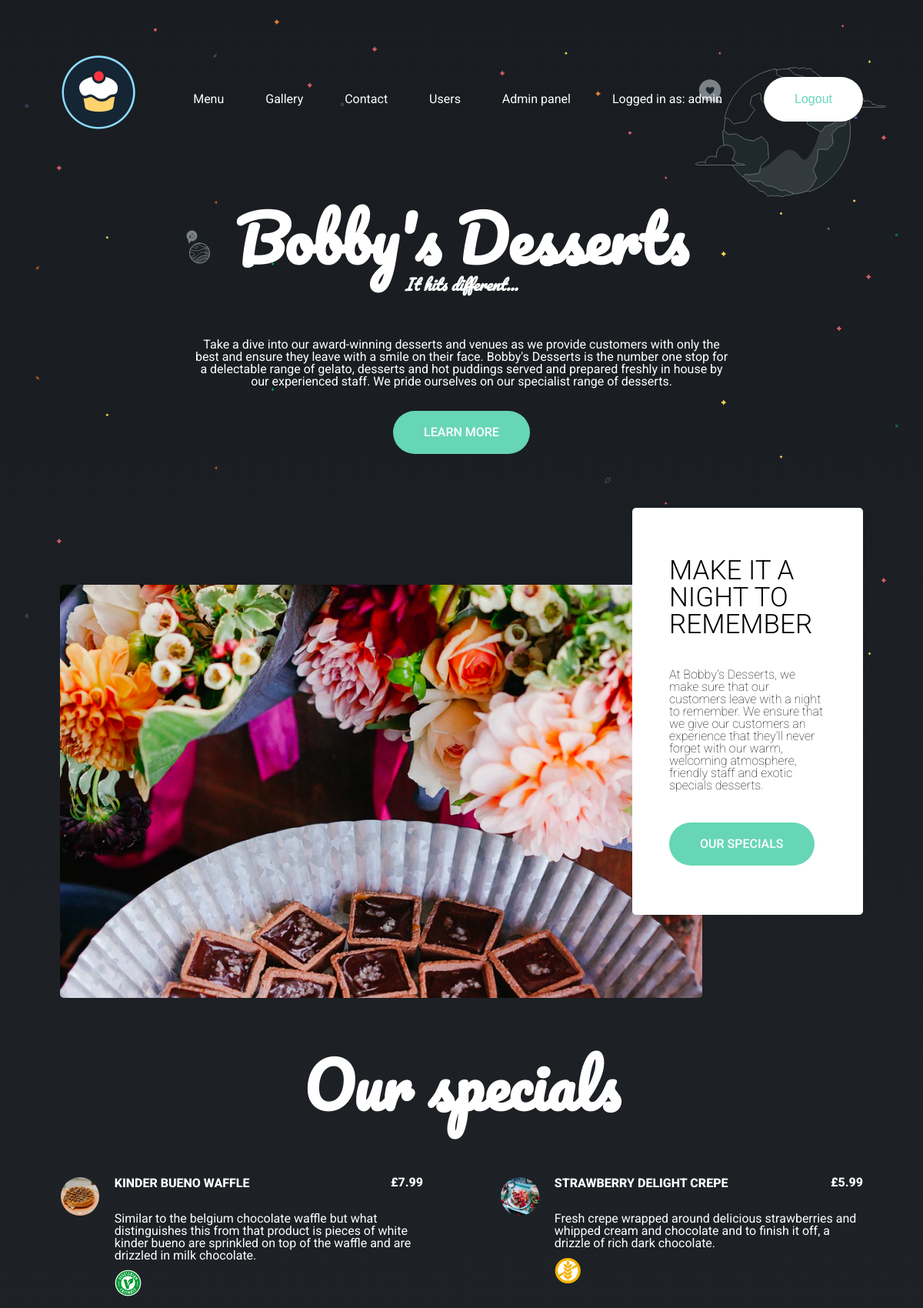
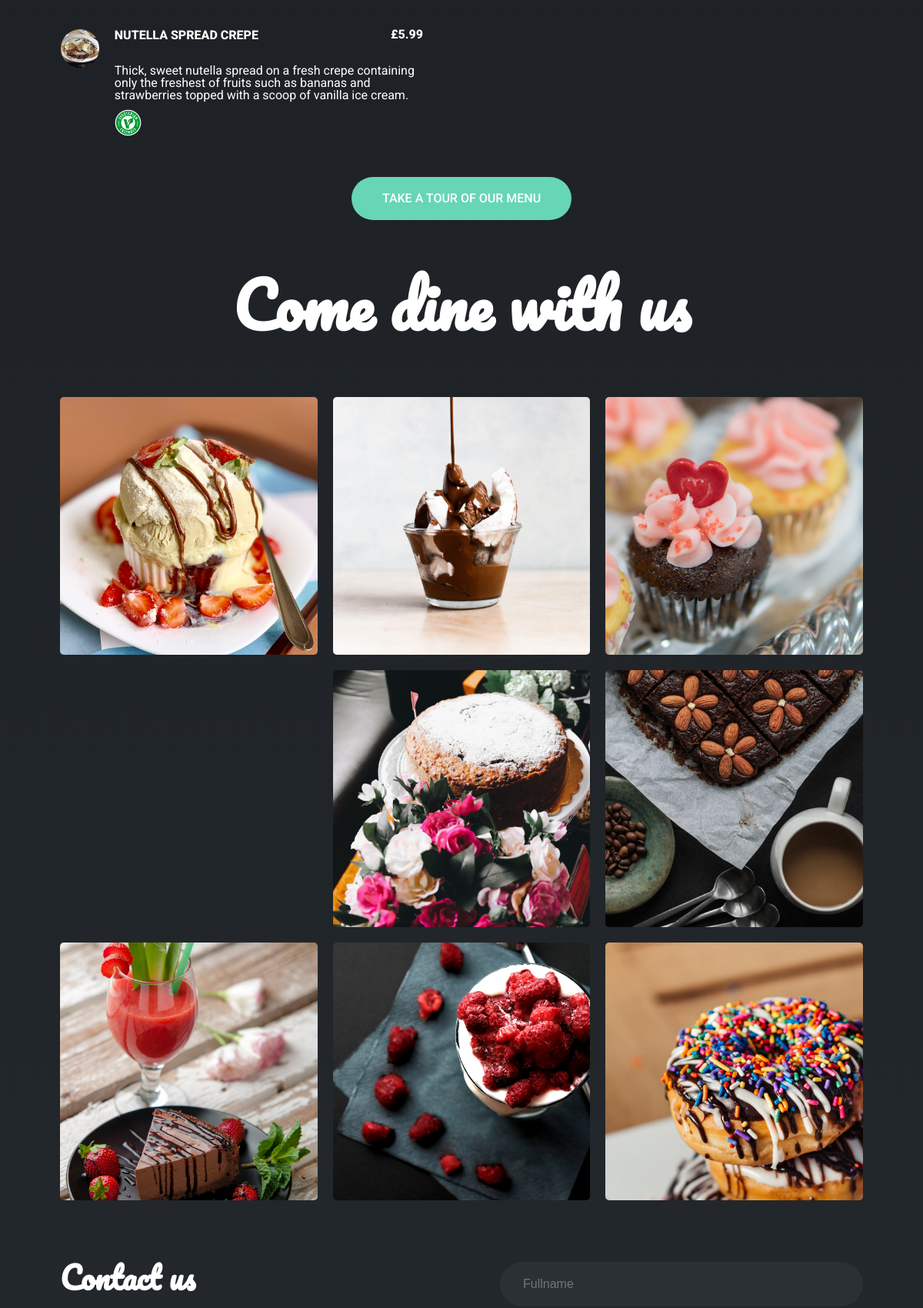
/ (signed in, upper part), run on the app's committed database (2 pictures, top to bottom).
### tables this page shows
CREATE TABLE `products` (
  `product_id` int(11) NOT NULL,
  `product_name` tinytext NOT NULL,
  `product_price` double NOT NULL,
  `product_description` longtext NOT NULL,
  `special` int(1) NOT NULL DEFAULT '0',
  `vegetarian` int(1) NOT NULL DEFAULT '0',
  `gluten_free` int(1) NOT NULL DEFAULT '0',
  `image_directory` longtext NOT NULL
);

### index.php (the view, shortened to what this page needs)
<?php require 'includes/dbh.inc.php'; ?>
<!DOCTYPE html>
<html lang="en">
<head>
    <link rel="stylesheet" href="assets/css/main.css">
</head>
<body>
    <header>
        <div class="container">
            <?php require "header.php"?>
            <div class="hero">
                <h1 class="title">Bobby's Desserts</h1>
                <h1 class="slogan">It hits different...</h1>
                <p>Take a dive into our award-winning desserts and venues as we provide customers with only the best and ensure they leave with a smile on their face. Bobby's Desserts is the number one stop for a delectable range of gelato, desserts and hot puddings served and prepared freshly in house by our experienced staff. We pride ourselves on our specialist range of desserts.</p>
            </div>
            <a href="#about" class="learn-more btn">LEARN MORE</a>
        </div>
    </header>
    <section id="about">
        <div class="container">
            <img src="assets/img/about.png" alt="">
            <div class="about-box">
                <h2>MAKE IT A NIGHT TO REMEMBER</h2>
                <p>At Bobby's Desserts, we make sure that our customers leave with a night to remember. We ensure that we give our customers an experience that they'll never forget with our warm, welcoming atmosphere, friendly staff and exotic specials desserts.</p>
                <a href="#specials" class="specials btn">OUR SPECIALS</a>
            </div>
        </div>
    </section>
    <section id="specials">
        <div class="container">
            <h1>Our specials</h1>
            <div class="product-grid grid">
                <?php
                    $sql = "SELECT * FROM products";
                    $records = mysqli_query($conn, $sql);
                ?>
                <?php
                    while ($row = mysqli_fetch_array($records)) {
                        if ($row['special'] == 1) {
                            echo "<div class='product-item'>
                                <div class='product-name hidden'>".$row['product_name']."</div>
                                <div class='product-info'>
                                <div class='product-name'>".$row['product_name']."</div>
                                <div class='product-image'><img src='".$row['image_directory']."' alt=''></div>
                                <div class='product-price'>£".$row['product_price']."</div>
                                <p>".$row['product_description']."</p>"?>
                            <?php
                                if ($row['vegetarian'] == 1) {
                                echo "<img src='assets/img/vegetarian.png' alt='' class='allergy-image'></img>";
                                }
                                if ($row['gluten_free'] == 1) {
                                echo "<img src='assets/img/gluten_free.png' alt='' class='allergy-image'></img>";
                                }?>
                            <?php echo"</div>
                            </div>";
                        }
                    }
                ?>
            </div>
            <a href="menu.php" class="menu-tour btn">TAKE A TOUR OF OUR MENU</a>
        </div>
    </section>
    <section id="gallery">
        <div class="container">
            <h1>Come dine with us</h1>
            <div class="gallery-grid grid">
                <img src="assets/img/gallery/gallery_image_1.png" alt="" class="gallery-image">
                <img src="assets/img/gallery/gallery_image_2.png" alt="" class="gallery-image">
                <img src="assets/img/gallery/gallery_image_3.png" alt="" class="gallery-image">
                <img src="assets/img/gallery/gallery_image_4.png" alt="" class="gallery-image">
                <img src="assets/img/gallery/gallery_image_5.png" alt="" class="gallery-image">
                <img src="assets/img/gallery/gallery_image_6.png" alt="" class="gallery-image">
                <img src="assets/img/gallery/gallery_image_7.png" alt="" class="gallery-image">
                <img src="assets/img/gallery/gallery_image_8.png" alt="" class="gallery-image">
                <img src="assets/img/gallery/gallery_image_9.png" alt="" class="gallery-image">
            </div>
        </div>
    </section>
    <?php require "footer.php"?>
</body>
</html>

### assets/css/main.css (style rules this page uses)
* { box-sizing: border-box; margin: 0; padding: 0; border: 0; outline: 0; font-size: 100%; vertical-align: baseline; background: transparent; }
*:before, *:after { box-sizing: inherit; }
body { color: white; font-weight: 400; font-family: 'Roboto', sans-serif; background-color: #24292e; background-image: url('../img/bg.svg'), linear-gradient(#191c20, #24292e 100%); background-size: contain; background-position: top; background-attachment: fixed; background-repeat: no-repeat; -webkit-font-smoothing: antialiased; -webkit-text-size-adjust: 100%; line-height: 1; }
.container { width: 87%; max-width: 1100px; margin: 0 auto; }
section, header, footer { margin: 70px 0; }
.grid { display: grid; grid-template-columns: 1fr 1fr; grid-column-gap: 100px; grid-row-gap: 50px; margin-top: 80px; }
.product-info { float: right; width: 85%; position: relative; }
.product-name { font-weight: 800; margin-bottom: 30px; text-transform: uppercase; }
.product-image { position: absolute; top: 0; left: -70px; }
.product-image img { border-radius: 999px; width: 50px; height: 50px; }
.product-price { float: right; font-weight: 800; margin-top: -47px; }
.allergy-image { margin: 10px 10px 0 0; width: 35px; height: 35px; }
.btn { display: inline-block; padding: 20px 40px; border-radius: 999px; font-weight: 500; cursor: pointer; transition: .3s ease-in-out; }
a { color: black; text-decoration: none; outline: 0; }
h1 { margin: 0; font-family: 'Pacifico', cursive; font-size: 80px; color: white; text-align: center; }
h2 { font-size: 35px; font-weight: 300; }
p { font-size: 16px; }
header { text-align: center; width: 100%; }
header a { color: white; margin-left: 50px; font-weight: 400; transition: .3s ease-in-out; }
.hero { z-index: -1; position: relative; padding-top: 200px; text-align: center; max-width: 700px; margin: 0 auto; }
.slogan { font-style: italic; right: 180px; top: 290px; font-size: 20px; text-align: center; margin-top: 10px; }
header p { margin: 60px 0 30px; }
.learn-more { color: white; background: #66D6B6; margin: 0; }
#about { padding-top: 100px; }
#about .container { position: relative; }
#about img { width: 80%; margin: 0 auto; border-radius: 5px; }
.about-box { border-radius: 5px; padding: 4em 3em; background: white; color: black; position: absolute; width: 300px; top: -100px; right: 0; }
.about-box p { margin: 40px 0; font-weight: 100; }
.about-box .specials { color: white; background: #66D6B6; }
#specials .container { text-align: center; }
#specials .product-grid { text-align: left; }
.menu-tour { margin-top: 50px; color: white; background: #66D6B6; }
.gallery-grid { grid-template-columns: 1fr 1fr 1fr; grid-gap: 20px }
.gallery-image { width: 100%; border-radius: 5px; }

### data on the page
products: product_name "KINDER BUENO WAFFLE", image_directory (picture), product_price "7.99", product_description "Similar to the belgium chocolate waffle but what distinguishes this from that product is pieces of white kinder bueno are sprinkled on top of the waffle and are drizzled in milk chocolate.", special 1 (drawn)
products: product_name "STRAWBERRY DELIGHT CREPE", image_directory (picture), product_price "5.99", product_description "Fresh crepe wrapped around delicious strawberries and whipped cream and chocolate and to finish it off, a drizzle of rich dark chocolate.", special 1 (drawn)
products: product_name "NUTELLA SPREAD CREPE", image_directory (picture), product_price "5.99", product_description "Thick, sweet nutella spread on a fresh crepe containing only the freshest of fruits such as bananas and strawberries topped with a scoop of vanilla ice cream.", special 1 (drawn)

### other printed values
$_SESSION['session_username'] "admin"
